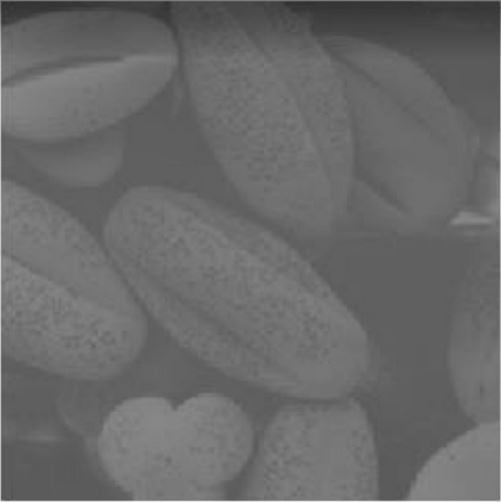
%> input picture CLASE_5/beans.JPG, 501 x 502 px
$ octave classc.m   (GNU Octave 9; MATLAB toolbox functions it lacks are replaced by stand-ins)
%> lines starting %> are read from the running program, lines starting %| are printed output that depends on the picture
clear all, close all, clc
a=imread('beans.JPG');
%> a is the input picture: size 502x501x3 uint8; min 45, max 241, mean 105.8
%Ecualizar el histograma:
b=histeq(a);
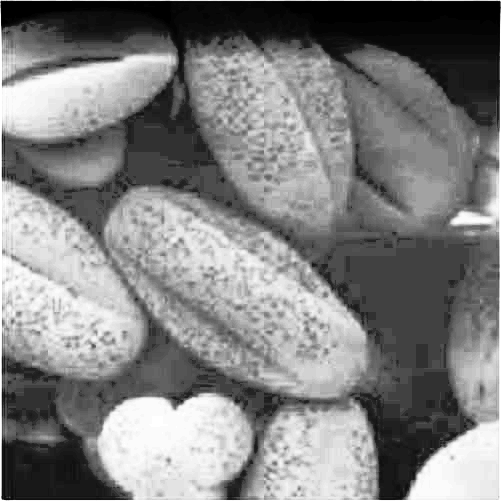
%> b: size 502x501x3 uint8; min 0, max 255, mean 129
figure(1);subplot 221;imshow(a);subplot 222;imhist(a);
%figure(2);
subplot 223;imshow(b);subplot 224;imhist(b); %subplot means (2filas 2columnas 1 (se lo llevo  ala imagen 1) 2(se lo llevo a la imagen 2)
%> after `imhist(b)`:
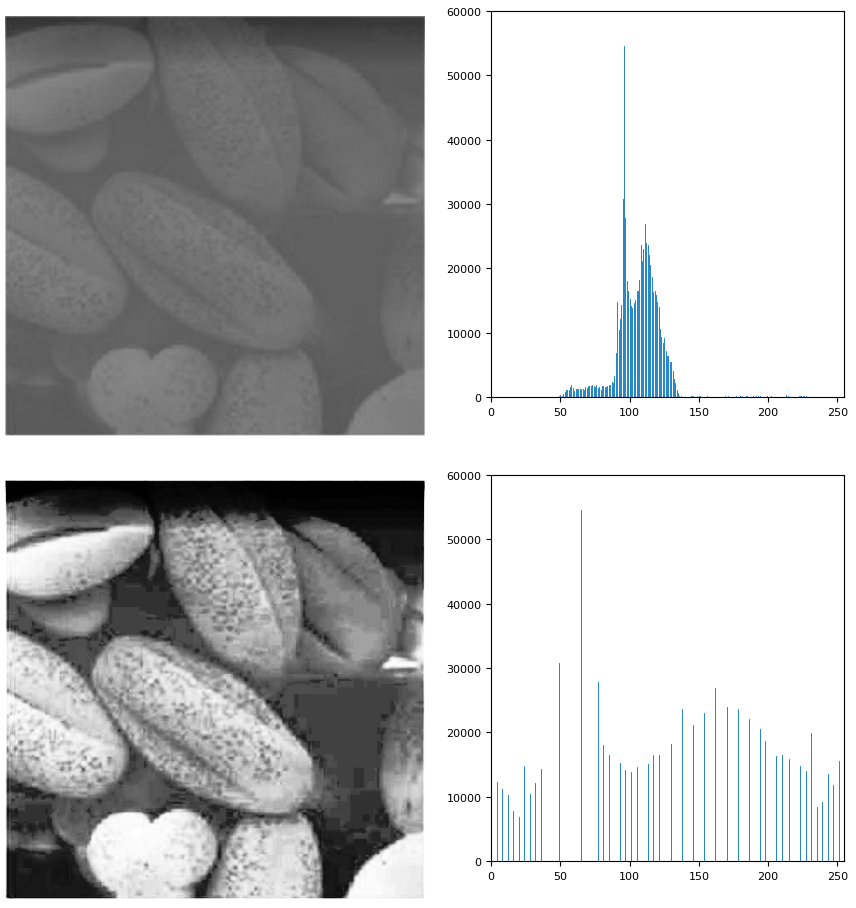
%> figure redrawn from the program's plot data, 4 panels
